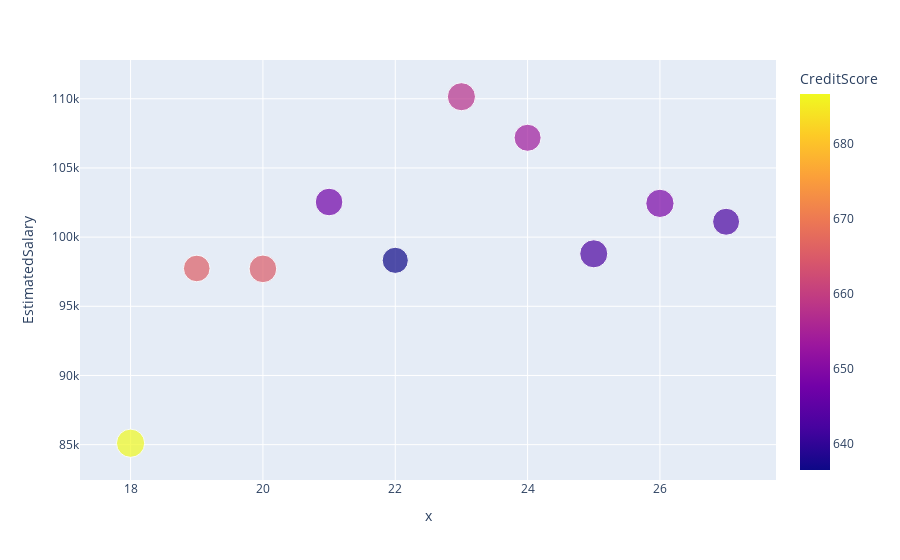

The cell this chart's notebook holds for it:
### Markdown cell above
27.ใช้ plotly สร้าง bubble plot ให้แกน X เป็นช่วงอายุ 18-27 แกน y เป็นเงินเดือนเฉลี่ยของช่วงอายุ ขนาดเป็นยอดเงินคงเหลือเฉลี่ย และสีเป็น CreditScore

### Code cell
df8 = df[(df['Age'] >= 18) & (df['Age'] <= 27)]
fig = px.scatter(df8.groupby('Age').mean(), x=df8.groupby('Age').mean().index, y= 'EstimatedSalary',
         size="Balance", color="CreditScore")
fig.show()

### Figure 1 — Plotly figure (JSON) as saved in the notebook; plotly's stock layout.template omitted (floating-point values rounded to 4 significant figures)
{"data": [{"hovertemplate": "x=%{x}<br>EstimatedSalary=%{y}<br>Balance=%{marker.size}<br>CreditScore=%{marker.color}<extra></extra>", "legendgroup": "", "marker": {"color": [686.7, 665.6, 665.0, 647.3, 636.5, 657.8, 653.7, 642.8, 648.8, 642.8], "coloraxis": "coloraxis", "size": [79170.0, 70500.0, 76040.0, 75930.0, 68210.0, 78530.0, 72820.0, 78280.0, 79570.0, 72540.0], "sizemode": "area", "sizeref": 198.9, "symbol": "circle"}, "mode": "markers", "name": "", "orientation": "v", "showlegend": false, "type": "scatter", "x": [18, 19, 20, 21, 22, 23, 24, 25, 26, 27], "xaxis": "x", "y": [85100.0, 97730.0, 97710.0, 102500.0, 98320.0, 110100.0, 107200.0, 98790.0, 102400.0, 101100.0], "yaxis": "y"}], "layout": {"coloraxis": {"colorbar": {"title": {"text": "CreditScore"}}, "colorscale": [[0, "#0d0887"], [0.1111, "#46039f"], [0.2222, "#7201a8"], [0.3333, "#9c179e"], [0.4444, "#bd3786"], [0.5556, "#d8576b"], [0.6667, "#ed7953"], [0.7778, "#fb9f3a"], [0.8889, "#fdca26"], [1, "#f0f921"]]}, "legend": {"itemsizing": "constant", "tracegroupgap": 0}, "margin": {"t": 60}, "xaxis": {"anchor": "y", "domain": [0, 1], "title": {"text": "x"}}, "yaxis": {"anchor": "x", "domain": [0, 1], "title": {"text": "EstimatedSalary"}}}}
